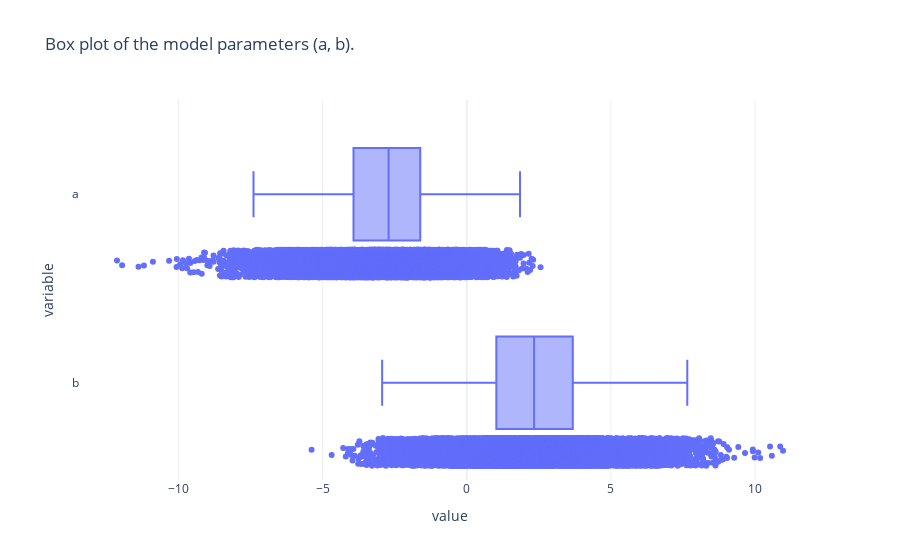

This figure's notebook cell:
### Code cell
adni.get_params_box_plot(fit=posterior_80_yo_apoe4, model_params=["a", "b"])

### Figure 1 — Plotly figure (JSON) as saved in the notebook; plotly's stock layout.template omitted (floating-point values rounded to 4 significant figures; data arrays with more than 128 entries replaced by an {"elided": "..."} marker saying what was removed)
{"data": [{"alignmentgroup": "True", "boxpoints": "all", "hovertemplate": "value=%{x}<br>variable=%{y}<extra></extra>", "legendgroup": "", "marker": {"color": "#636efa"}, "name": "", "notched": false, "offsetgroup": "", "orientation": "h", "showlegend": false, "type": "box", "x": {"elided": "40000 float values"}, "x0": " ", "xaxis": "x", "y": {"elided": "40000 str values"}, "y0": " ", "yaxis": "y"}], "layout": {"boxmode": "group", "legend": {"tracegroupgap": 0}, "title": {"text": "Box plot of the model parameters (a, b)."}, "xaxis": {"anchor": "y", "domain": [0, 1], "title": {"text": "value"}}, "yaxis": {"anchor": "x", "domain": [0, 1], "title": {"text": "variable"}}}}
